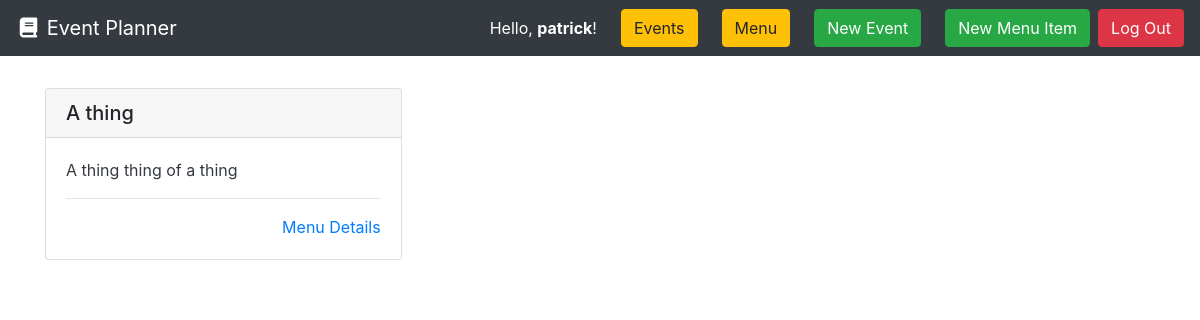
/menu/ (signed in), run on an earlier commit of the app's database.
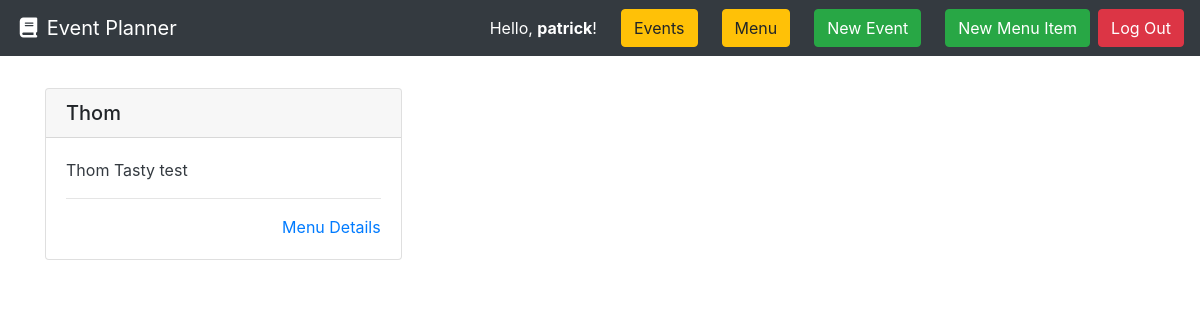
And on a later commit of the database.
### menu/models.py (models this page shows, shortened)
class MenuItem(models.Model):
    CLASSIFICATION_CHOICES = (
        ('neither', 'Neither'),
        ('vegan', 'Vegan'),
        ('vegetarian', 'Vegetarian'),
    )
    name = models.CharField(max_length=48, help_text='Name of the item on the menu.')
    description = models.CharField(max_length=128, null=True, blank=True, help_text='Description of a menu item.')
    price = models.IntegerField(help_text='The price in the cost of the item.')
    classification = models.CharField(max_length=10, choices=CLASSIFICATION_CHOICES, default=0, verbose_name='classification', help_text='Select if this item classifies as Vegetarian, Vegan, or Neither.')
    class Meta:
        verbose_name='menu item'
        verbose_name_plural='menu items'

### menu/views.py (the view)
# urls.py: path('menu/', MenuListView.as_view(), name='menu-list'),
class MenuListView(ListView):
    model = MenuItem
    def get(self, request):
        items = self.get_queryset().all()
        return render(request, 'menu/menu-list.html', {
        'items':items
        })

### menu/templates/menu/menu-list.html
{% extends "base.html" %}
{% block content %}
{% if items %}
    <div class="card-columns">
      {% for item in items %}
        {% include "menu/partials/card.html" %}
      {% endfor %}
    </div>
    {% else %}
      <div class="alert alert-primary" role="alert">No Items to display.</div>
    {% endif %}
{% endblock %}

### menu/templates/menu/partials/card.html (shortened to what this page needs)
{% block content %}
<div class="card mb-3">
  <h5 class="card-header ">{{ item.name }}</h5>
  <div class="card-body border-dark">
    <p class="card-text text-dark">
      {{ item.name|truncatewords_html:30 }}
      {{ item.description|truncatewords_html:30 }}
      <br>
      <hr>
      <div class="text-right"><a href="{% url 'menu-detail-page' item.id %}" name="Menu Details">Menu Details</a></div>
  </div>
</div>
{% endblock %}

What changed in the data, as far as the page shows it:
removed MenuItem: name "A thing", description "thing of a thing"
added MenuItem: name "Thom", description "Tasty test"
